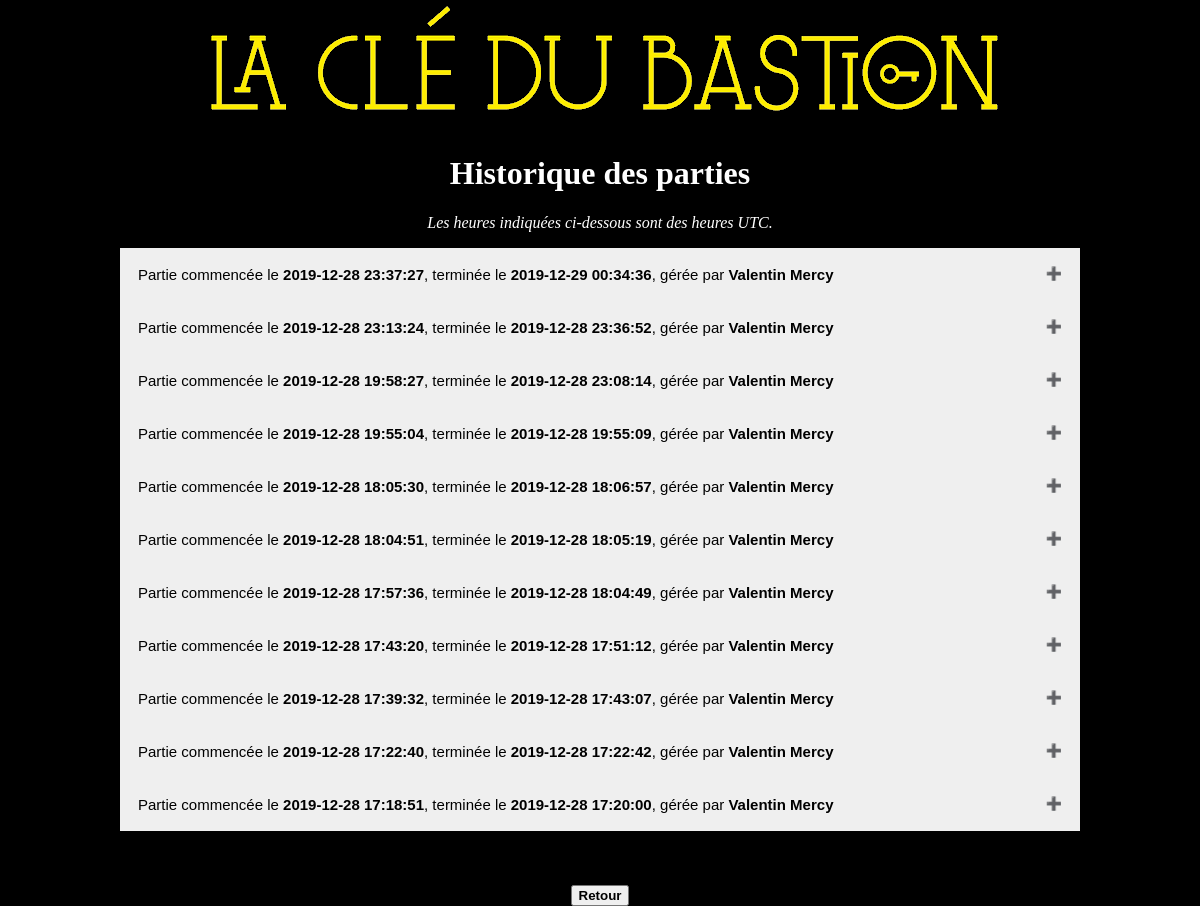
/histo_parties.php, run on the app's committed database.
### tables this page shows
CREATE TABLE IF NOT EXISTS `parties` (
  `ID` int(11) NOT NULL AUTO_INCREMENT,
  `date_debut` datetime NOT NULL,
  `date_fin` datetime DEFAULT NULL,
  `ID_gamemaster` int(11) NOT NULL,
  PRIMARY KEY (`ID`)
);

CREATE TABLE IF NOT EXISTS `game_masters` (
  `ID` int(11) NOT NULL AUTO_INCREMENT,
  `nom` varchar(100) NOT NULL,
  `prenom` varchar(100) NOT NULL,
  `identifiant` varchar(100) NOT NULL,
  `hash_mdp` varchar(255) NOT NULL,
  PRIMARY KEY (`ID`)
);

### histo_parties.php (the view, shortened to what this page needs)
<?php
include("connexion_bdd.php");
?>
<!DOCTYPE html>
<html>
<head>
	<link rel="stylesheet" type="text/css" href="style.css">
</head>
<body>
	<?php
	include 'header.php';
	?>
	<h1>Historique des parties</h1>
	<p><i>Les heures indiquées ci-dessous sont des heures UTC.</i></p>
	<?php
	$reqgen = $bdd->prepare('SELECT parties.ID AS ID_partie, parties.date_debut AS debdate, parties.date_fin AS enddate, game_masters.nom AS gmname, game_masters.prenom AS gmfname FROM parties INNER JOIN game_masters ON (parties.ID_gamemaster = game_masters.ID) WHERE parties.date_fin != 0');
	$reqgen->execute();
	while($partie = $reqgen->fetch()){
		?>
		<button type="button" class="collapsible">Partie commencée le <b><?php echo $partie['debdate']; ?></b>, terminée le <b><?php echo $partie['enddate']; ?></b>, gérée par <b><?php echo $partie['gmfname']." ".$partie['gmname']; ?></b></button>
	<?php
	}
	?>
	<br><br><br><br>
	<form action="menu_partie.php">
		<button><b>Retour</b></button>
	</form>
</body>
</html>

### header.php
<header>
		<img src="banniere.png">
</header>

### style.css (style rules this page uses)
* { -moz-box-sizing: border-box; box-sizing: border-box; }
html { background-color: black; }
header { display: block; margin: auto; color: white; }
body { color: white; min-height: 100%; margin: 0; padding: 0; padding-bottom: 0; text-align: center; }
.collapsible { cursor: pointer; padding: 18px; width: 80%; border: none; text-align: left; outline: none; font-size: 15px; }
.collapsible:after { content: '\02795'; font-size: 13px; color: white; float: right; margin-left: 5px; }

### data on the page
parties: date_debut "2019-12-28 23:37:27", date_fin "2019-12-29 00:34:36", game_masters.prenom "Valentin", game_masters.nom "Mercy"
parties: date_debut "2019-12-28 23:13:24", date_fin "2019-12-28 23:36:52", game_masters.prenom "Valentin", game_masters.nom "Mercy"
parties: date_debut "2019-12-28 19:58:27", date_fin "2019-12-28 23:08:14", game_masters.prenom "Valentin", game_masters.nom "Mercy"
parties: date_debut "2019-12-28 19:55:04", date_fin "2019-12-28 19:55:09", game_masters.prenom "Valentin", game_masters.nom "Mercy"
parties: date_debut "2019-12-28 18:05:30", date_fin "2019-12-28 18:06:57", game_masters.prenom "Valentin", game_masters.nom "Mercy"
parties: date_debut "2019-12-28 18:04:51", date_fin "2019-12-28 18:05:19", game_masters.prenom "Valentin", game_masters.nom "Mercy"
parties: date_debut "2019-12-28 17:57:36", date_fin "2019-12-28 18:04:49", game_masters.prenom "Valentin", game_masters.nom "Mercy"
parties: date_debut "2019-12-28 17:43:20", date_fin "2019-12-28 17:51:12", game_masters.prenom "Valentin", game_masters.nom "Mercy"
parties: date_debut "2019-12-28 17:39:32", date_fin "2019-12-28 17:43:07", game_masters.prenom "Valentin", game_masters.nom "Mercy"
parties: date_debut "2019-12-28 17:22:40", date_fin "2019-12-28 17:22:42", game_masters.prenom "Valentin", game_masters.nom "Mercy"
parties: date_debut "2019-12-28 17:18:51", date_fin "2019-12-28 17:20:00", game_masters.prenom "Valentin", game_masters.nom "Mercy"
